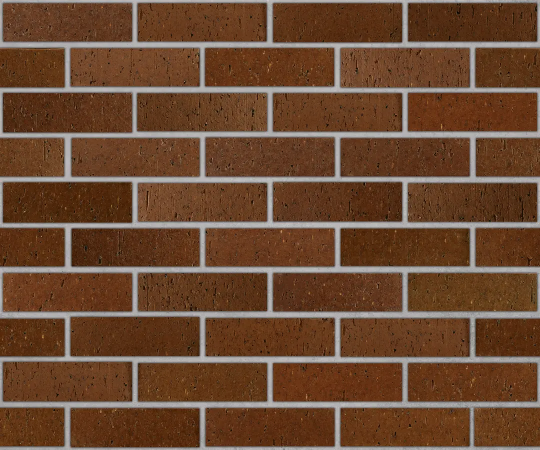
#> input picture brick.png, 1080 x 899 px (shown at 1/2 size)
$ python -i agtactileengine2.py   (imports and definitions only)
#> lines starting #> are read from the running program, lines starting #| are printed output that depends on the picture
from PIL import Image, ImageFilter
import os
import numpy as np
from stl import mesh

class AgTactileEngine:
    def __init__(self):
        print("AgTactileEngine initialized.")

    # [33 lines left out: function crop_image_center, not called in this run]

    def calculate_depth(self, image_path: str, output_path: str, smooth_output_path: str, supersmooth_output_path: str = None, supersmooth_strength: int = 50):
#> called with image_path = 'brick.png', output_path = 'out.png', smooth_output_path = 'out1.png', supersmooth_strength = 50
        try:
            img = Image.open(image_path)
#> img is the input picture: PIL image 1080x899 RGB; mean R, G, B 107.7, 73.5, 50.4
            print(f"Opened image for depth estimation: {image_path}")

            depth_map = img.convert("L")
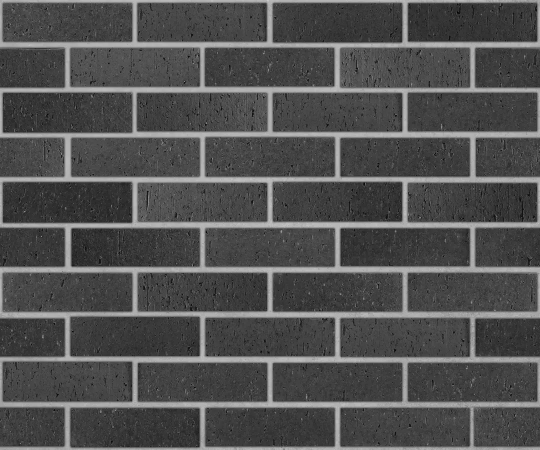
#> depth_map: PIL image 1080x899 L (shown at 1/2 size); min 1, max 211, mean 81.1
            print("Monochrome depth map estimated.")
            output_dir = os.path.dirname(output_path)
            if output_dir and not os.path.exists(output_dir):
                os.makedirs(output_dir, exist_ok=True)
            depth_map.save(output_path)
            print(f"Depth map saved to: {output_path}")

            smooth_depth_map = depth_map.filter(ImageFilter.GaussianBlur(radius=5))
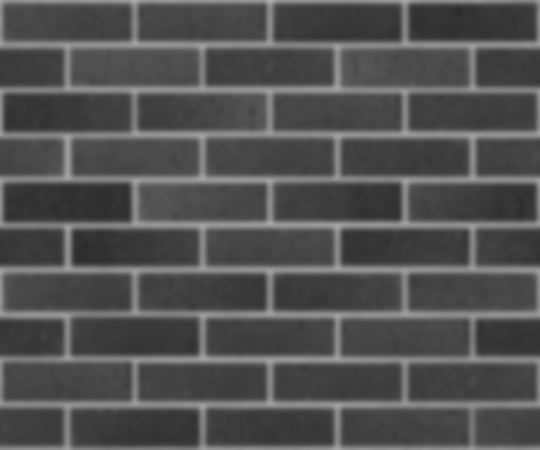
#> smooth_depth_map: PIL image 1080x899 L (shown at 1/2 size); min 43, max 175, mean 81.2
            print("Smooth depth map created by applying a Gaussian blur.")
            smooth_output_dir = os.path.dirname(smooth_output_path)
            if smooth_output_dir and not os.path.exists(smooth_output_dir):
                os.makedirs(smooth_output_dir, exist_ok=True)
            smooth_depth_map.save(smooth_output_path)
            print(f"Smooth depth map saved to: {smooth_output_path}")

            if supersmooth_output_path:
                supersmooth_strength = max(2, min(100, supersmooth_strength))
                supersmooth_radius = supersmooth_strength / 10.0
                supersmooth_depth_map = depth_map.filter(ImageFilter.GaussianBlur(radius=supersmooth_radius))
                print(f"Super-smooth depth map created with strength {supersmooth_strength}.")
                supersmooth_output_dir = os.path.dirname(supersmooth_output_path)
                if supersmooth_output_dir and not os.path.exists(supersmooth_output_dir):
                    os.makedirs(supersmooth_output_dir, exist_ok=True)
                supersmooth_depth_map.save(supersmooth_output_path)
                print(f"Super-smooth depth map saved to: {supersmooth_output_path}")

        except FileNotFoundError:
            print(f"Error: Input image file not found at {image_path}.")
        except IOError as e:
            print(f"Error saving image: {e}.")
        except Exception as e:
            print(f"An unexpected error occurred during depth estimation: {e}")

    # [103 lines left out: function generate_3d_stl, not called in this run]

>>> result = AgTactileEngine().calculate_depth('brick.png', 'out.png', 'out1.png')

$ run again, on grass.png
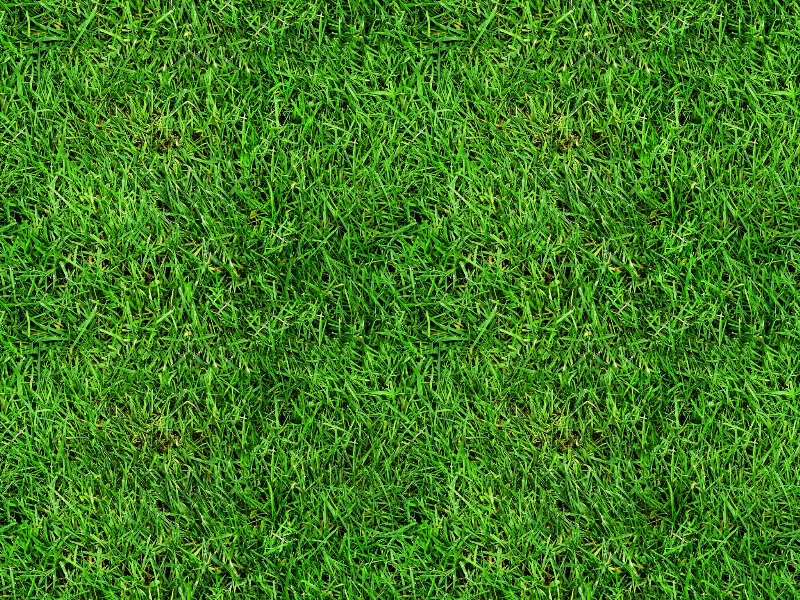
#> input picture grass.png, 800 x 600 px
#> in calculate_depth, img is the input picture: PIL image 800x600 RGBA; mean R, G, B, A 62.1, 123.1, 24.7, 255
#> in calculate_depth, `depth_map = img.convert("L")`:
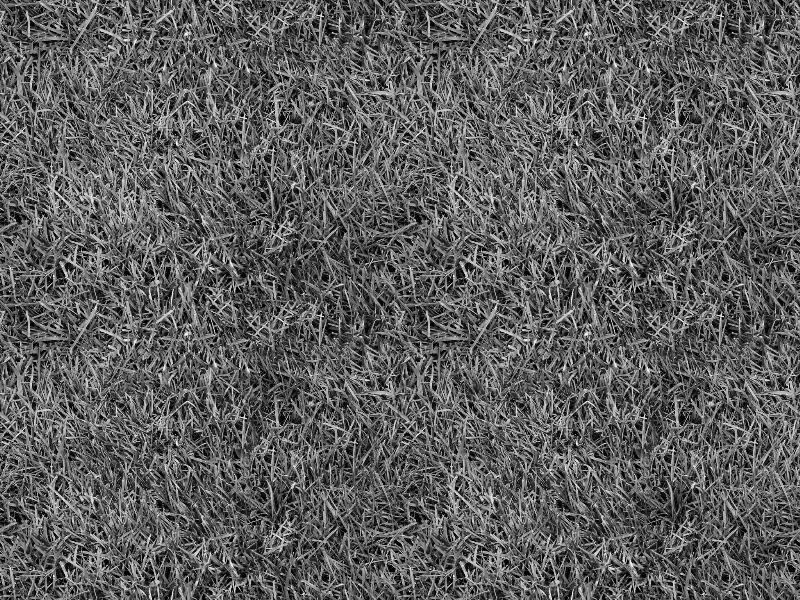
#> depth_map: PIL image 800x600 L; min 0, max 251, mean 93.6
#> in calculate_depth, `smooth_depth_map = depth_map.filter(ImageFilter.GaussianBlur(radius=5))`:
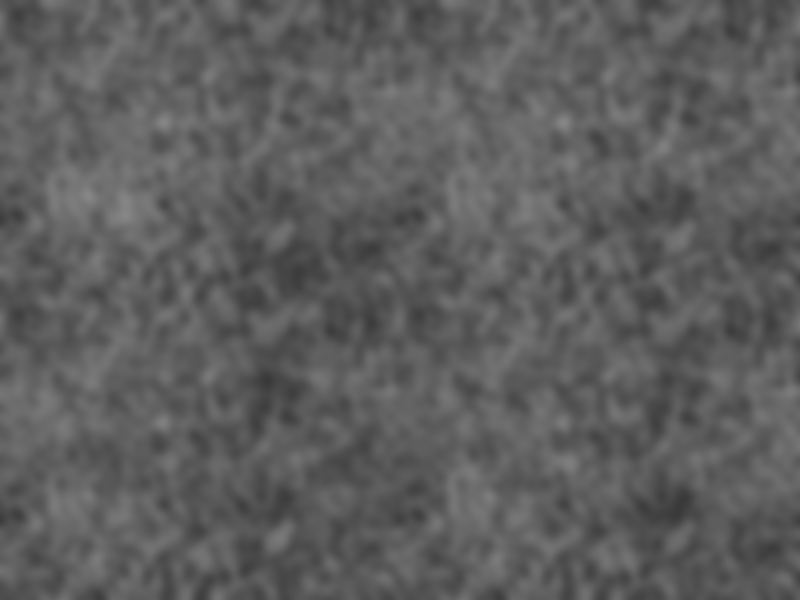
#> smooth_depth_map: PIL image 800x600 L; min 57, max 135, mean 93.6
